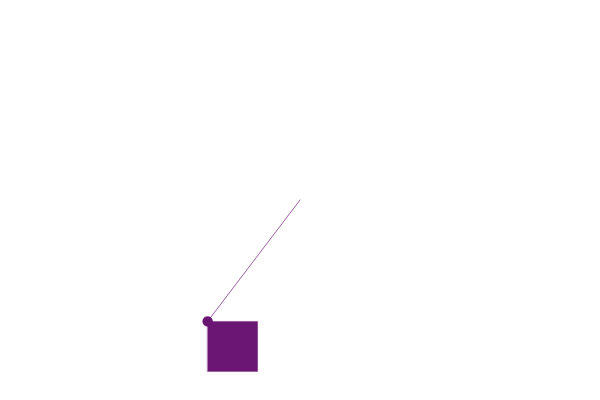
Frame 1 (no input)
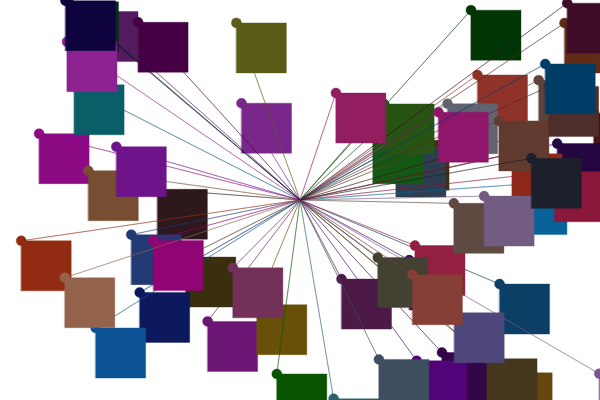
Frame 60 (no input)
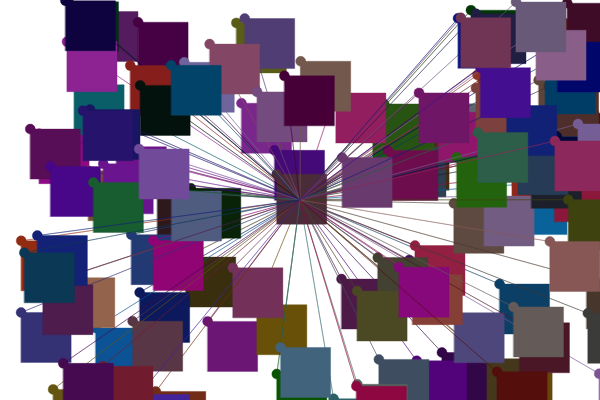
Frame 120 (the mouse pressed at the canvas centre since frame 60)

The p5.js sketch that drew these frames (run headless with seeded random() and noise() and a simulated clock; from frame 60 on, the mouse is pressed at the canvas centre):

// p5.js sketch
// ── sketch.js
var spot = {
  x: 100,
  y: 50  
};

var col = {
  r: 255,
  g:0,
  b:0
};

function setup() {
  createCanvas(600,400);
  background = (0);
  
}

function draw() {
  col.r =random(0,150);
  col.g =random(0,100);
  col.b=random(0,155);
  spot.x = random(0, width);
  spot.y = random(0, height);
  fill(col.r, col.g, col.b);
  stroke(col.r, col.g, col.b, 100)
    ellipse(spot.x, spot.y, 10, 10)
    triangle(spot.x, spot.y, 300, 200)
    rect(spot.x, spot.y, 50, 50)
 
  
}
